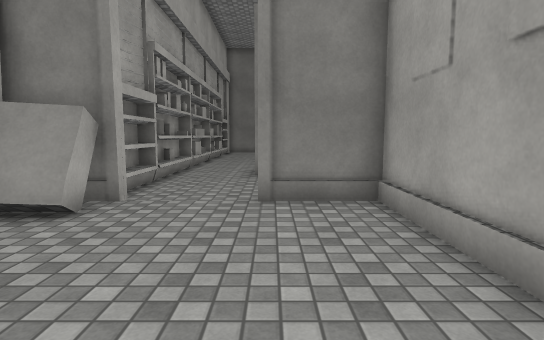
[1] (above)

14 first-person views from a walk through a Unity game level. The camera is 1.3 m above the floor, tilts 6° down and sees 80° across. The floor is counted in squares, 1 m on a side. Each view is taken from the middle of a square. On the plan, view 1 faces up. The plan holds only what a view shows up to about 14 squares ahead; the rest is blank. The place goes on beyond the plan. Surface patterns are stand-ins for the level's own textures.

[2]
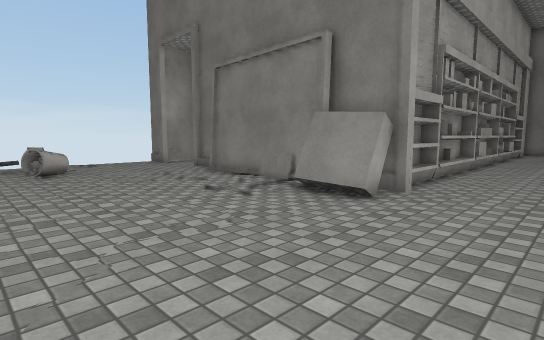

[3]
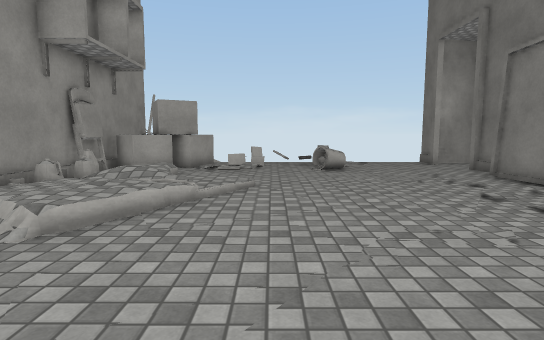

[4]
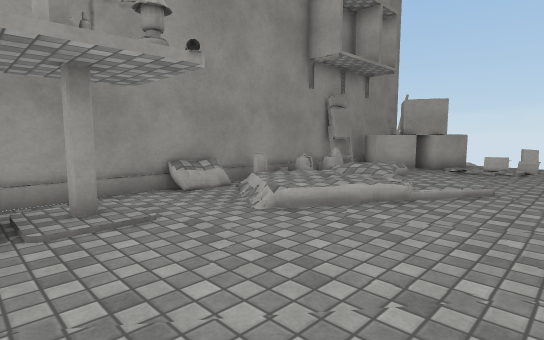

[5]
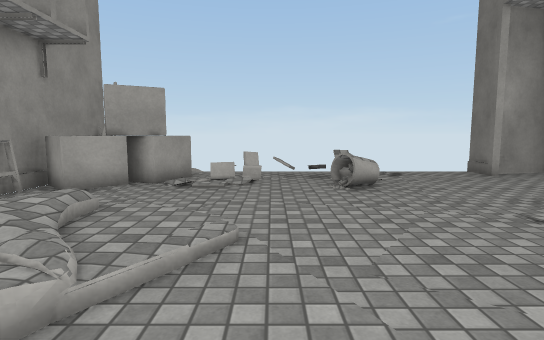

[6]
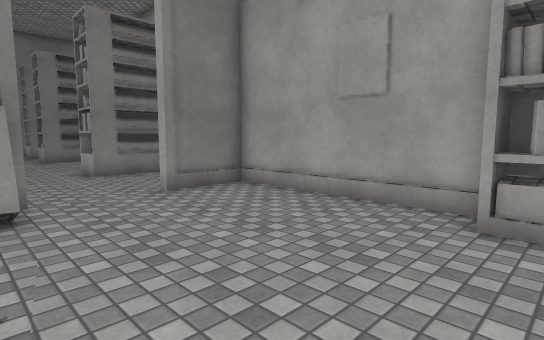

[7]
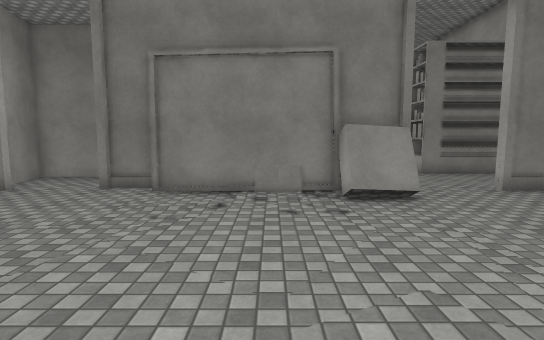

[8]
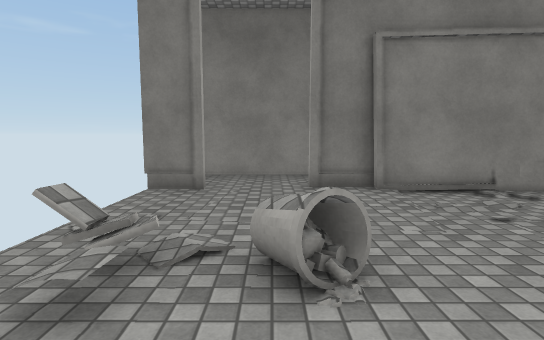

[9]
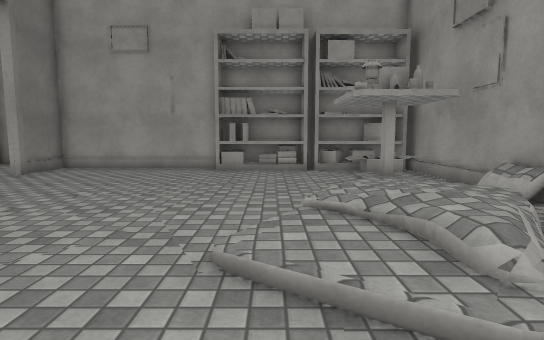

[10]
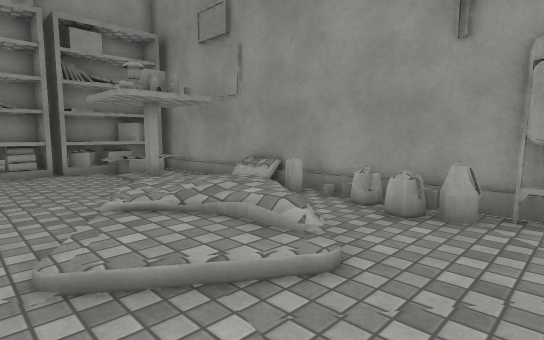

[11]
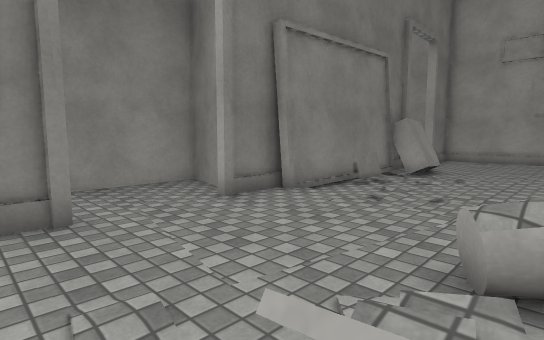

[12]
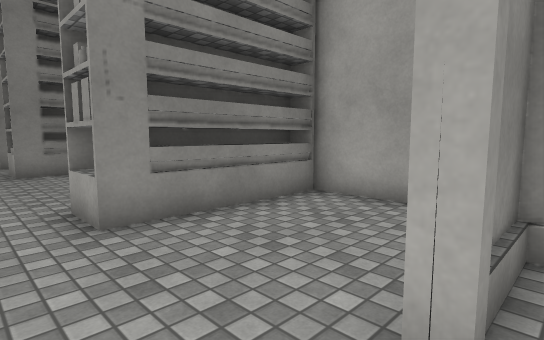

[13]
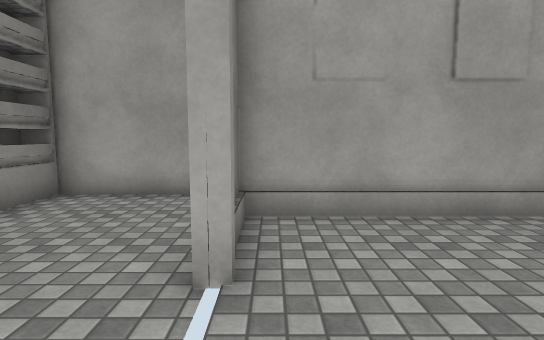

[14]
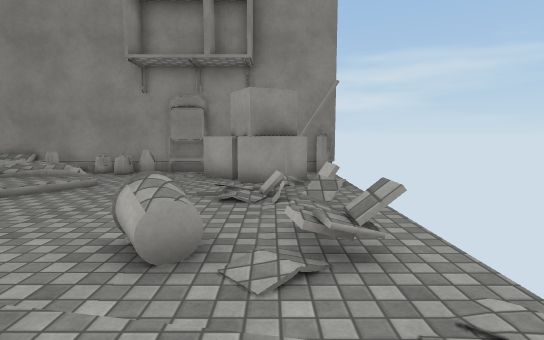

### Floor plan
Key: @ floor where view 1 was taken; # wall or solid block; x gap in a wall; . main floor; : floor 0.25 m higher than the main floor; + floor 0.5 m higher than the main floor; / step, stairs or slope; = window, fence, low wall or low ledge; ^ raised ledge.
Columns run from 16 left of view 1 to 4 right of it. Each row starts with its distance up from view 1.
 12              # ##
 11              #.######
 10 ######       #......#
  9 #....#       #......#
  8 #....#      ##......#
  7 ##..###     ##.=x###
  6 ......#######......#
  5 ...........##......#
  4 ...................#
  3 ...................#
  2 ../=...............#
  1 .//^=..............#
  0 ./..............@###
 -1 .=...............##
 -2 .=//....:/.......#
 -3 .......///+......#
 -4 .#^#.../+/++:....#
 -5  ###....//++....##
 -6 ..#^^..=..=.....##
 -7 ###^#####.###///#
 -8         ### #####

Where each view was taken, in squares from view 1:
view 1: 0 up, 0 right, facing up
view 2: 1 down, 0 right, facing up-left
view 3: 1 down, 0 right, facing left
view 4: 0 up, 0 right, facing down-left
view 5: 1 down, 4 left, facing left
view 6: 1 down, 4 left, facing up-right
view 7: 3 down, 7 left, facing up
view 8: 2 down, 13 left, facing up
view 9: 2 down, 11 left, facing right
view 10: 1 down, 11 left, facing down-right
view 11: 1 up, 16 left, facing up-right
view 12: 6 up, 2 left, facing up-right
view 13: 6 up, 3 left, facing right
view 14: 5 up, 14 left, facing down
